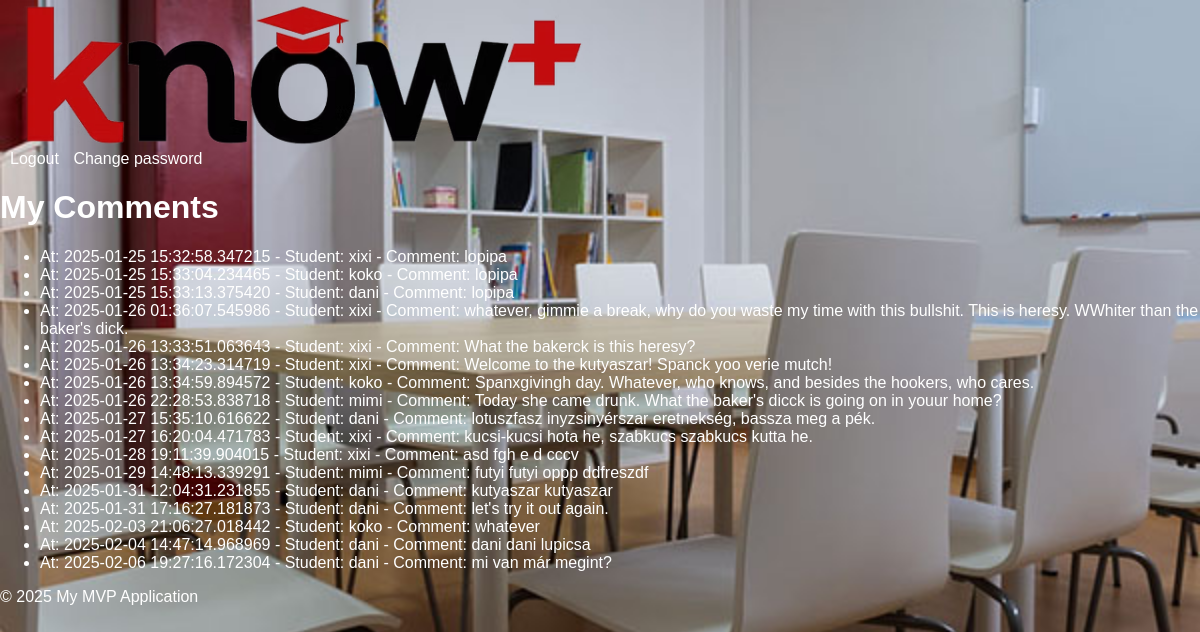
The app's page /my_comments (signed in), older data.
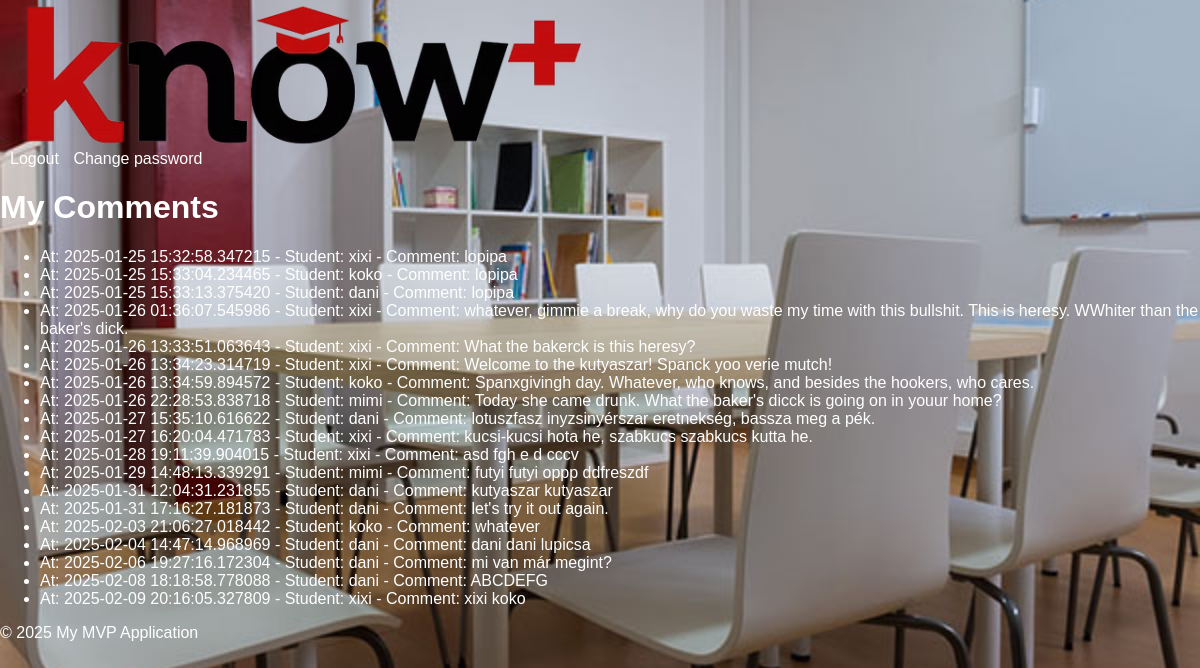
The same page, newer data.
### models.py (models this page shows, shortened)
class Comment(db.Model):
    id = db.Column(db.Integer, primary_key=True)
    teacher_id = db.Column(db.Integer, db.ForeignKey('user.id', ondelete='CASCADE'), nullable=False)
    student_id = db.Column(db.Integer, db.ForeignKey('user.id', ondelete='CASCADE'), nullable=False)
    content = db.Column(db.Text, nullable=False)
    timestamp = db.Column(db.DateTime, default=datetime.utcnow)
    teacher = db.relationship('User', foreign_keys=[teacher_id])
    student = db.relationship('User', foreign_keys=[student_id])

class User(db.Model, UserMixin):
    id = db.Column(db.Integer, primary_key=True)
    username = db.Column(db.String(80), unique=True, nullable=False)
    password_hash = db.Column(db.String(128))
    user_type = db.Column(db.Enum(UserType), nullable=False)  # Using UserType enum for role
    @property
    def is_authenticated(self):
        return True

### app.py (the view)
@app.route('/my_comments')
@login_required
def my_comments():
    if current_user.user_type != UserType.TEACHER:
        return 'Unauthorized, if you are administrator or inspector, please see the specific students\' page.', 403
    comments = Comment.query.filter_by(teacher_id=current_user.id).all()
    return render_template('my_comments.html', comments=comments)

### app.py (called while the page is built)
@login_manager.user_loader
def load_user(user_id):
    return User.query.get(int(user_id))  # Load from the unified User model

### templates/my_comments.html
{% extends "base.html" %}
{% block content %}
<h1>My Comments</h1>
{% if comments %}
<ul>
    {% for comment in comments %}
    <li>
       At: {{comment.timestamp}} - Student: {{ comment.student.username }} - Comment: {{ comment.content }}
    </li>
    {% endfor %}
</ul>
{% else %}
<p>No comments found.</p>
{% endif %}
{% endblock %}

### templates/base.html (shortened to what this page needs)
<!DOCTYPE html>
<html lang="en">
<head>
    <link rel="stylesheet" href="{{ url_for('static', filename='css/style.css') }}">
</head>
<body style="background-image: url('{{ url_for('static', filename='img/background.jpg') }}'); background-size: cover; background-repeat: no-repeat; background-attachment: fixed;">
<div id="header">
    <a href="/">
        <picture>
            <source srcset="{{ url_for('static', filename='img/logo.avif') }}" type="image/avif">
            <img src="{{ url_for('static', filename='img/logo.png') }}" alt="Your Logo" class="logo">
        </picture>
    </a>
    <div class="user-options">
        {% if current_user.is_authenticated %}
        <a href="{{ url_for('logout') }}">Logout</a>
        <a href="{{ url_for('change_password') }}">Change password</a>
        {% endif %}
    </div>
</div>
<div id="content">
    {% block content %}{% endblock %}
</div>
<div id="footer">
    <p>&copy; 2025 My MVP Application</p>
</div>
</body>
</html>

### static/css/style.css (style rules this page uses)
body { font-family: sans-serif; margin: 0; padding: 0; color: white; background-image: url('static/img/background.jpg'); background-size: cover; background-position: center; }
.logo { height: 150px; vertical-align: middle; margin-left: 20px; }
.user-options { margin-right: 20px; }
.user-options a { color: white; text-decoration: none; margin-left: 10px; }

Row changes from the older to the newer data that the page shows:
added Comment: timestamp "2025-02-08 18:18:58.778088", student.username "dani", content "ABCDEFG"
added Comment: timestamp "2025-02-09 20:16:05.327809", student.username "xixi", content "xixi koko"
